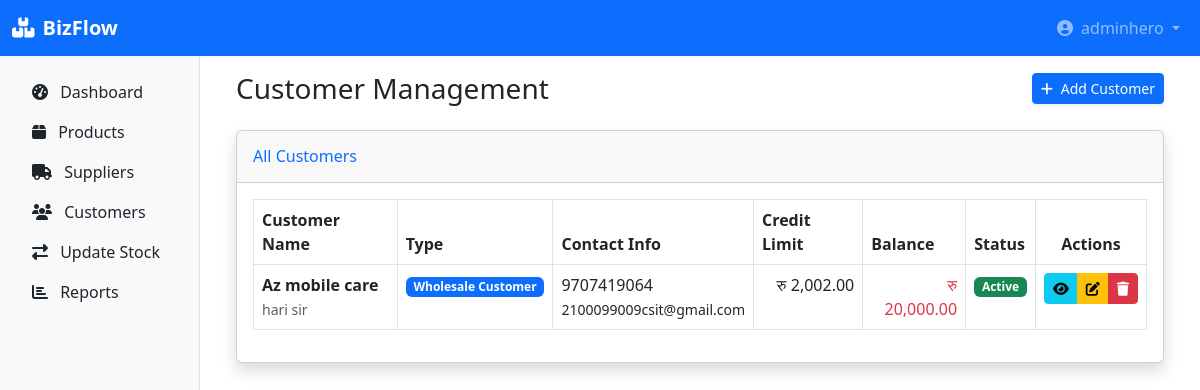
The page /customers/ (signed in) on the database its author committed.
### inventory/models.py (models this page shows, shortened)
class Customer(models.Model):
    CUSTOMER_TYPES = (
        ('RETAIL', 'Retail Customer'),
        ('WHOLESALE', 'Wholesale Customer'),
        ('BUSINESS', 'Business Client'),
    )
    name = models.CharField(max_length=200)
    customer_type = models.CharField(max_length=20, choices=CUSTOMER_TYPES, default='RETAIL')
    email = models.EmailField(blank=True, null=True)
    phone = models.CharField(max_length=15)
    address = models.TextField(blank=True, null=True)
    company_name = models.CharField(max_length=200, blank=True, null=True)
    contact_person = models.CharField(max_length=100, blank=True, null=True)
    tax_number = models.CharField(max_length=50, blank=True, null=True)  # VAT/PAN number
    credit_limit = models.DecimalField(max_digits=12, decimal_places=2, default=0.00)
    current_balance = models.DecimalField(max_digits=12, decimal_places=2, default=0.00)
    is_active = models.BooleanField(default=True)
    notes = models.TextField(blank=True, null=True)
    date_joined = models.DateTimeField(auto_now_add=True)
    class Meta:
        ordering = ['name']

### inventory/views.py (the view)
# urls.py: path('customers/', views.customer_list, name='customer_list'),
@login_required
def customer_list(request):
    customers = Customer.objects.filter(is_active=True).order_by('name')
    return render(request, 'inventory/customer_list.html', {'customers': customers})

### inventory/templates/inventory/customer_list.html (shortened to what this page needs)
{% extends 'inventory/base.html' %}
{% load humanize %}
{% block content %}
<div class="container-fluid">
    <div class="d-sm-flex align-items-center justify-content-between mb-4">
        <h1 class="h3 mb-0 text-gray-800">Customer Management</h1>
        <a href="{% url 'add_customer' %}" class="d-none d-sm-inline-block btn btn-sm btn-primary shadow-sm">
            <i class="fas fa-plus me-1"></i> Add Customer
        </a>
    </div>
    <div class="card shadow">
        <div class="card-header py-3">
            <h6 class="m-0 font-weight-bold text-primary">All Customers</h6>
        </div>
        <div class="card-body">
            {% if customers %}
            <div class="table-responsive">
                <table class="table table-bordered table-hover">
                    <thead>
                        <tr>
                            <th>Customer Name</th>
                            <th>Type</th>
                            <th>Contact Info</th>
                            <th>Credit Limit</th>
                            <th>Balance</th>
                            <th>Status</th>
                            <th class="text-center">Actions</th>
                        </tr>
                    </thead>
                    <tbody>
                        {% for customer in customers %}
                        <tr>
                            <td>
                                <strong>{{ customer.name }}</strong>
                                {% if customer.company_name %}
                                <br><small class="text-muted">{{ customer.company_name }}</small>
                                {% endif %}
                            </td>
                            <td>
                                <span class="badge
                                    {% if customer.customer_type == 'RETAIL' %}bg-info
                                    {% elif customer.customer_type == 'WHOLESALE' %}bg-primary
                                    {% else %}bg-success{% endif %}">
                                    {{ customer.get_customer_type_display }}
                                </span>
                            </td>
                            <td>
                                {% if customer.phone %}{{ customer.phone }}<br>{% endif %}
                                {% if customer.email %}<small>{{ customer.email }}</small>{% endif %}
                            </td>
                            <td class="text-end">रु {{ customer.credit_limit|floatformat:2|intcomma }}</td>
                            <td class="text-end">
                                <span class="{% if customer.current_balance > 0 %}text-danger{% else %}text-success{% endif %}">
                                    रु {{ customer.current_balance|floatformat:2|intcomma }}
                                </span>
                            </td>
                            <td>
                                <span class="badge {% if customer.is_active %}bg-success{% else %}bg-secondary{% endif %}">
                                    {% if customer.is_active %}Active{% else %}Inactive{% endif %}
                                </span>
                            </td>
                            <td class="text-center">
                                <div class="btn-group btn-group-sm" role="group">
                                    <a href="{% url 'customer_detail' customer.pk %}" class="btn btn-info" title="View Details">
                                        <i class="fas fa-eye"></i>
                                    </a>
                                    <a href="{% url 'edit_customer' customer.pk %}" class="btn btn-warning" title="Edit">
                                        <i class="fas fa-edit"></i>
                                    </a>
                                    <a href="{% url 'delete_customer' customer.pk %}" class="btn btn-danger" title="Delete">
                                        <i class="fas fa-trash"></i>
                                    </a>
                                </div>
                            </td>
                        </tr>
                        {% endfor %}
                    </tbody>
                </table>
            </div>
            {% endif %}
        </div>
    </div>
</div>
{% endblock %}

### inventory/templates/inventory/base.html (shortened to what this page needs)
<!DOCTYPE html>
<html lang="en">
<head>
    <link href="https://cdn.jsdelivr.net/npm/bootstrap@5.3.0/dist/css/bootstrap.min.css" rel="stylesheet">
    <link rel="stylesheet" href="https://cdnjs.cloudflare.com/ajax/libs/font-awesome/6.4.0/css/all.min.css">
</head>
<body>
    <nav class="navbar navbar-expand-lg navbar-dark bg-primary">
        <div class="container-fluid">
            <a class="navbar-brand" href="{% url 'dashboard' %}"><i class="fas fa-boxes me-2"></i><strong>BizFlow</strong></a>
            <div class="collapse navbar-collapse" id="navbarNav">
                <ul class="navbar-nav ms-auto">
                    <li class="nav-item dropdown">
                        <a class="nav-link dropdown-toggle" href="#" role="button" data-bs-toggle="dropdown">
                            <i class="fas fa-user-circle me-1"></i> {{ user.username }}
                        </a>
                    </li>
                </ul>
            </div>
        </div>
    </nav>
    <div class="container-fluid">
        <div class="row">
            <div class="col-md-3 col-lg-2 sidebar d-md-block p-3">
                <nav class="nav flex-column">
    <a class="nav-link text-dark" href="{% url 'dashboard' %}"><i class="fas fa-tachometer-alt me-2"></i> Dashboard</a>
    <a class="nav-link text-dark" href="{% url 'product_list' %}"><i class="fas fa-box me-2"></i> Products</a>
    <a class="nav-link text-dark" href="{% url 'supplier_list' %}"><i class="fas fa-truck me-2"></i> Suppliers</a>
    <a class="nav-link text-dark" href="{% url 'customer_list' %}"><i class="fas fa-users me-2"></i> Customers</a>
    <a class="nav-link text-dark" href="{% url 'add_stock_transaction' %}"><i class="fas fa-exchange-alt me-2"></i> Update Stock</a>
    <a class="nav-link text-dark" href="{% url 'reports_dashboard' %}"><i class="fas fa-chart-bar me-2"></i> Reports</a>
                </nav>
            </div>
            <main class="col-md-9 col-lg-10 ms-sm-auto px-4 py-3">
                {% block content %}{% endblock content %}
            </main>
        </div>
    </div>
</body>
</html>

### inventory/templates/inventory/base.html (style rules this page uses)
.sidebar { min-height: calc(100vh - 56px); background-color: #f8f9fa; border-right: 1px solid #dee2e6; }

### rows shown on the page
Customer: name "Az mobile care", company_name "hari sir", customer_type "Wholesale Customer", phone "9707419064", email "2100099009csit@gmail.com", credit_limit "2,002.00", current_balance "20,000.00", is_active "Active"

### other values the page prints
{{ user.username }} "adminhero"
